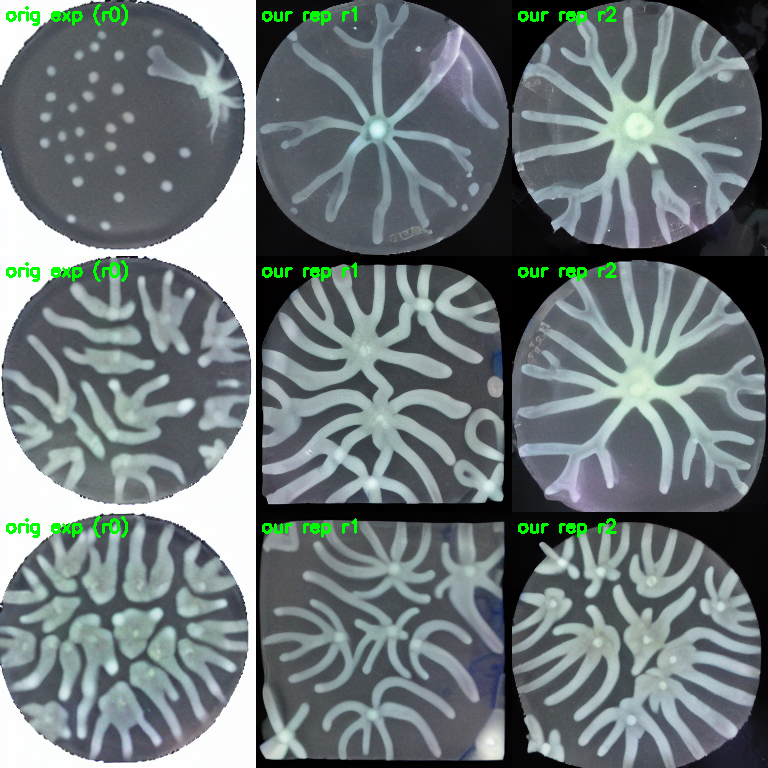
#> input picture expseed_gate.png, 768 x 768 px, given as the content of the folder ../../expseed_gate.png, which was not available
$ python dish_normalize.py ../../expseed_gate.png ../../expseed_gate.png
#> lines starting #> are read from the running program, lines starting #| are printed output that depends on the picture; after the words box and inside, x2 and y2 are one past the last pixel; in counts of white or black regions, pixels touching at a corner belong together; pictures that were not available may be replaced by others from this repository, and a replacement may not be noted
"""Dish normalization: detect the petri dish, scale it to a fixed radius, center it, mask outside the
circle. Removes the ~17% dish-size nuisance variation + the model's ~12% dish inflation. CLI: src_dir dst_dir."""
import cv2, numpy as np, os, glob, sys
from PIL import Image
TARGET_R = 118; SIZE = 256    # scale the detected dish rim to exactly the real-dish mean radius (117.9)
MASK_R = 128                  # mask only OUTSIDE the inscribed circle (= the 4 corners, black in reals too) -> full glass rim preserved at real scale

def detect_dish(img):
    g = cv2.cvtColor(img, cv2.COLOR_RGB2GRAY); gb = cv2.medianBlur(g, 5)
    c = cv2.HoughCircles(gb, cv2.HOUGH_GRADIENT, dp=1.2, minDist=SIZE, param1=60, param2=30, minRadius=80, maxRadius=135)
    if c is not None:
        x, y, r = c[0][0]; return float(x), float(y), float(r)
    _, th = cv2.threshold(g, 12, 255, cv2.THRESH_BINARY)
    cnts, _ = cv2.findContours(th, cv2.RETR_EXTERNAL, cv2.CHAIN_APPROX_SIMPLE)
    if cnts:
        (x, y), r = cv2.minEnclosingCircle(max(cnts, key=cv2.contourArea)); return x, y, r
    return SIZE / 2.0, SIZE / 2.0, float(TARGET_R)

def normalize(img, target_r=TARGET_R, mask_r=MASK_R, size=SIZE):
    x, y, r = detect_dish(img)
    if not (70 < r < 140):                      # detection sanity -> default to centered mean dish
        x, y, r = size / 2.0, size / 2.0, float(target_r)
    s = target_r / r
    M = cv2.getRotationMatrix2D((x, y), 0, s); M[0, 2] += size / 2 - x; M[1, 2] += size / 2 - y
    out = cv2.warpAffine(img, M, (size, size))
    m = np.zeros((size, size), np.uint8); cv2.circle(m, (size // 2, size // 2), mask_r, 255, -1)
    out[m == 0] = 0                             # mask OUTSIDE mask_r (> target_r) -> glass rim preserved
    return out

if __name__ == "__main__":
    src, dst = sys.argv[1], sys.argv[2]; os.makedirs(dst, exist_ok=True); n = 0
    for f in sorted(glob.glob(src + "/*.TIF") + glob.glob(src + "/*.png")):
        im = np.array(Image.open(f).convert("RGB").resize((SIZE, SIZE)))
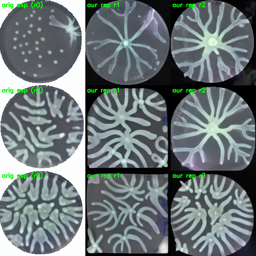
#> im: shape (256, 256, 3); mean R, G, B 109.7, 119.9, 121.5
        Image.fromarray(normalize(im)).save(os.path.join(dst, os.path.splitext(os.path.basename(f))[0] + ".png")); n += 1
#> in detect_dish, `g = cv2.cvtColor(img, cv2.COLOR_RGB2GRAY)`:
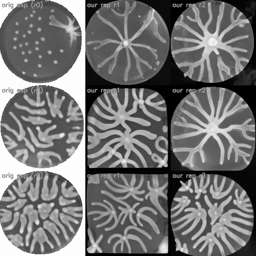
#> g: shape (256, 256); min 0, max 255, mean 117.1
#> in detect_dish, `gb = cv2.medianBlur(g, 5)`:
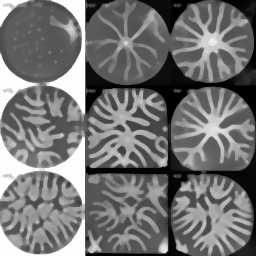
#> gb: shape (256, 256); min 0, max 255, mean 115.8
#> in detect_dish, `c = cv2.HoughCircles(gb, cv2.HOUGH_GRADIENT, dp=1.2, minDist=SIZE, par..`: c = [[123, 124.2, 118.4]]
#> in detect_dish, `x, y, r = c[0][0]`: x = 123; y = 124.2; r = 118.4
#> in normalize, `x, y, r = detect_dish(img)`: x = 123; y = 124.2; r = 118.4
#> in normalize, `s = target_r / r`: s = 0.997
#> in normalize, `M = cv2.getRotationMatrix2D((x, y), 0, s)`: M = [[0.997, 0, 0.416], [0, 0.997, 0.42]]
#> in normalize, `out = cv2.warpAffine(img, M, (size, size))`:
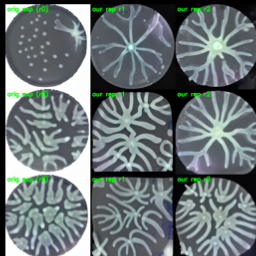
#> out: shape (256, 256, 3); mean R, G, B 107.1, 117.2, 118.6
#> in normalize, `cv2.circle(m, (size // 2, size // 2), mask_r, 255, -1)`:
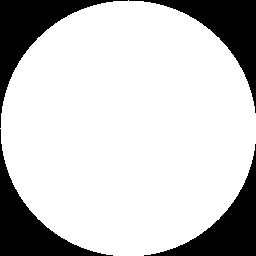
#> m: shape (256, 256); 78.5% white; 4 black regions, box (x1, y1, x2, y2) and area: (0, 0, 128, 128) 3654, (129, 0, 256, 113) 3526, (0, 129, 113, 256) 3526, (144, 144, 256, 256) 3399
#> in normalize, `out[m == 0] = 0`:
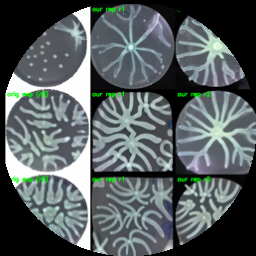
#> out: shape (256, 256, 3); 18.44% of pixels changed, all inside (x1, y1, x2, y2) = (5, 4, 256, 256)
    print(f"normalized {n} -> {dst}", flush=True)
